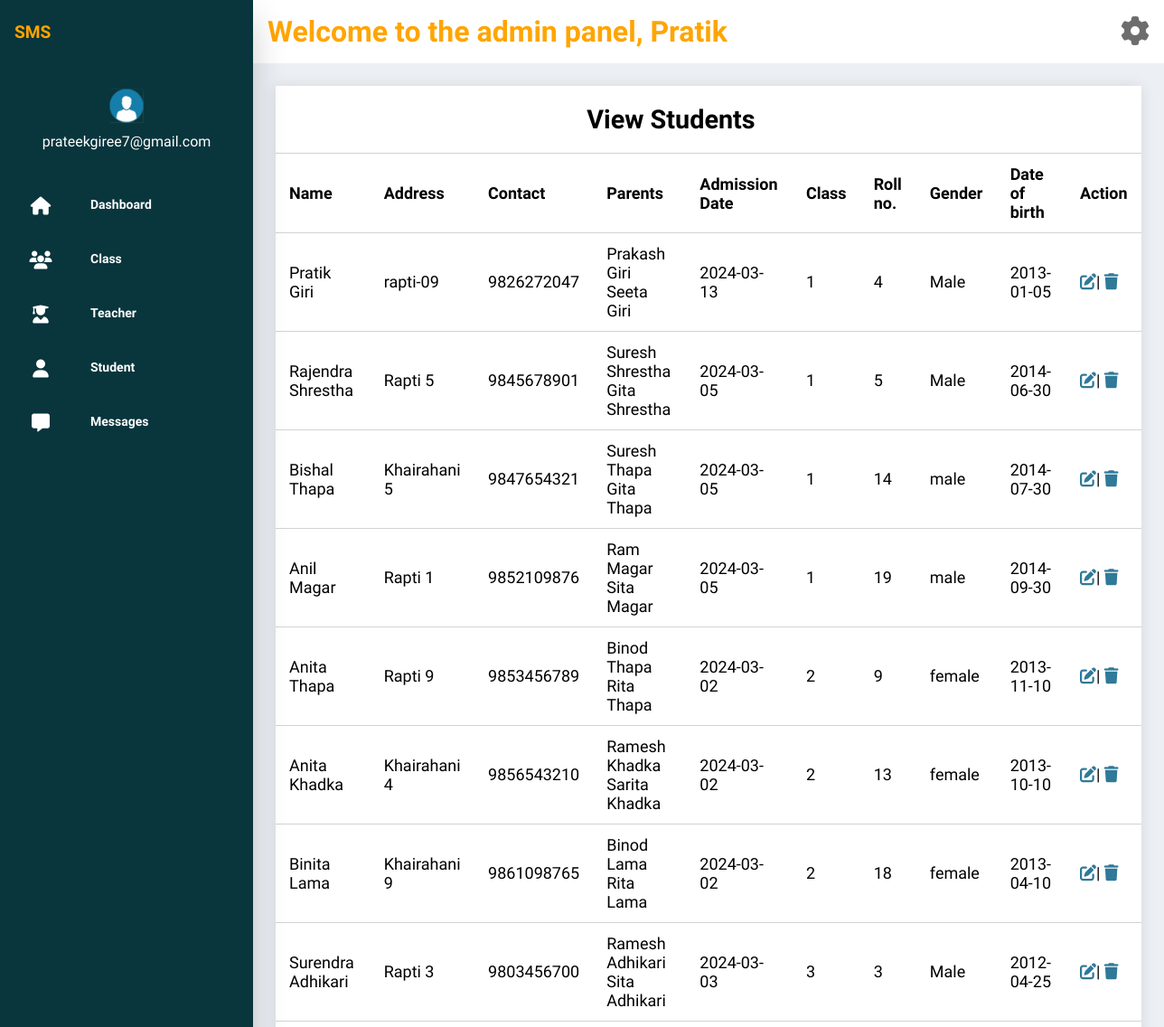
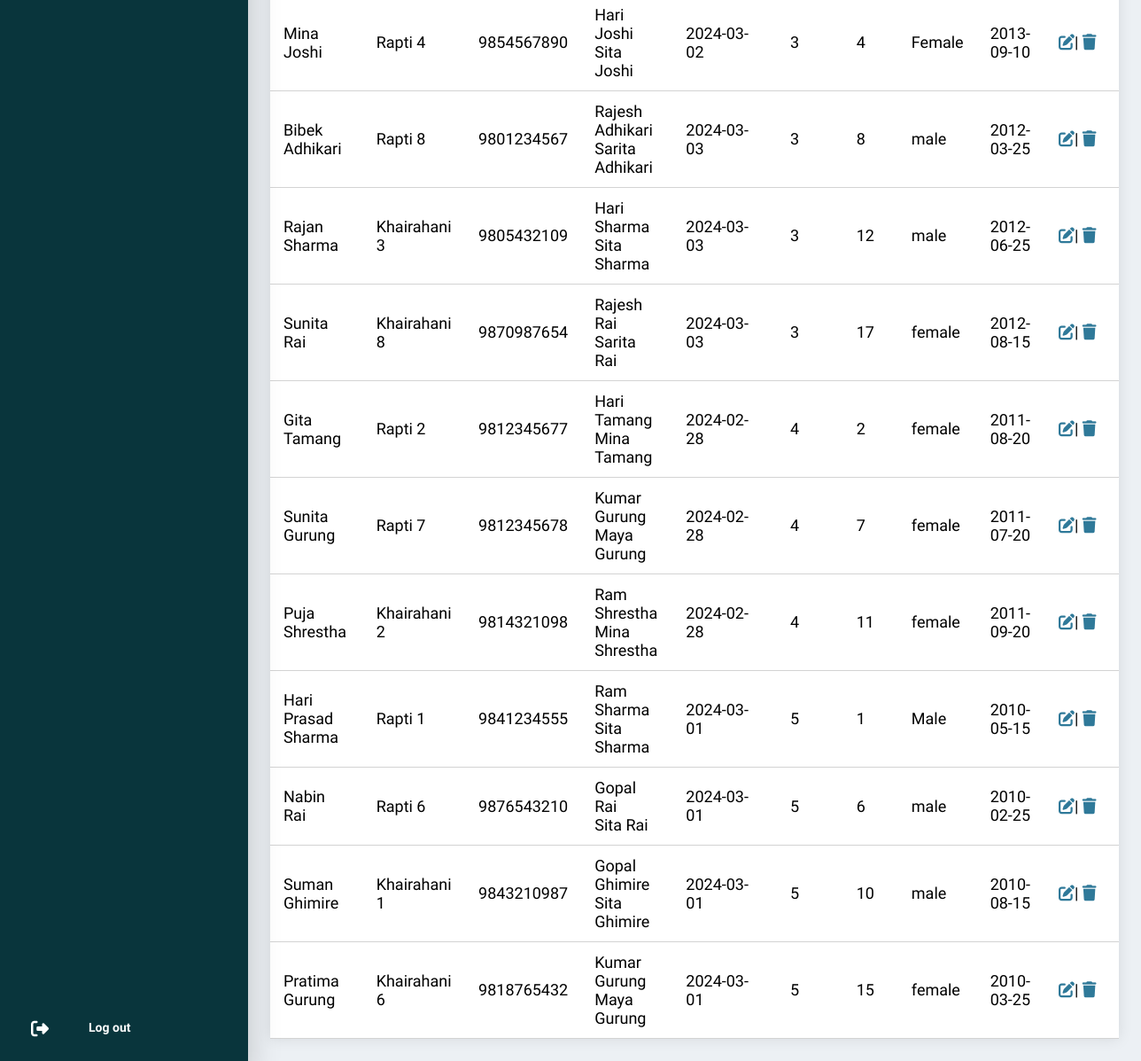
The page /app/src/process/student_show.php (signed in) on the database its author committed (2 pictures, top to bottom).
### tables this page shows
CREATE TABLE `user` (
  `uid` int(11) NOT NULL,
  `name` varchar(100) NOT NULL,
  `email` varchar(100) NOT NULL,
  `address` varchar(100) NOT NULL,
  `password` varchar(100) NOT NULL,
  `role` tinyint(1) DEFAULT 1,
  `contact` varchar(10) NOT NULL
);

CREATE TABLE `student` (
  `sid` int(11) NOT NULL,
  `name` varchar(55) NOT NULL,
  `address` varchar(55) NOT NULL,
  `contact` varchar(15) NOT NULL,
  `father` varchar(55) NOT NULL,
  `mother` varchar(55) NOT NULL,
  `admission` date DEFAULT current_timestamp(),
  `class` int(11) DEFAULT NULL,
  `gender` varchar(10) DEFAULT NULL,
  `dob` date DEFAULT NULL,
  `roll` int(11) NOT NULL
);

### app/src/process/student_show.php (the view, shortened to what this page needs)
<?php
if (empty($_SESSION['email'])) {
    header("Location:../../public/index.php");
    exit();
} else {
    include "../includes/connection.php";
    $query = "SELECT * from student order by class,roll";
    $result_set = $conn->query($query);
    ?>
    <!DOCTYPE html>
    <html lang="en">
    <head>
        <link rel="stylesheet" href="../css/view_table.css">
    </head>
    <body>
        <div class="container">
            <div class="left">
                <?php
                include_once "../includes/admin_sidebar.php";
                ?>
            </div>
            <div class="right">
                <div class="include">
                    <?php include_once "../includes/header.php"; ?>
                </div>
                <div class="content">
                    <div>
                        <table class="content-table">
                            <thead>
                                <tr class='title'>
                                    <th colspan="9">
                                        <h1> View Students</h1>
                                    </th>
                                </tr>
                                <tr class="heading">
                                    <th>Name</th>
                                    <th>Address</th>
                                    <th>Contact</th>
                                    <th>Parents</th>
                                    <th>Admission Date</th>
                                    <th>Class</th>
                                    <th>Roll no.</th>
                                    <th>Gender</th>
                                    <th>Date of birth</th>
                                    <th>Action</th>
                                </tr>
                            </thead>
                            <tbody>
                                <tr style="text-align:justify;">
                                    <?php
                                    if ($result_set->num_rows > 0) {
                                        while ($data = $result_set->fetch_assoc()) {
                                            echo "<tr>
                                            <td>" . $data['name'] . "</td>
                                            <td>" . $data['address'] . "</td>
                                            <td>" . $data['contact'] . "</td>
                                            <td>" . $data['father'] ?><br>
                                            <?php echo $data['mother'] . "</td>
                                            <td>" . $data['admission'] . "</td>
                                            <td>" . $data['class'] . "</td>
                                            <td>" . $data['roll'] . "</td>
                                            <td>" . $data['gender'] . "</td>
                                            <td>" . $data['dob'] . "</td>
                                            <td><a href='student_edit.php?id=" . $data['sid'] . "'><i class='fa-solid fa-pen-to-square'  style='color:#2f7999;'></i></a>|
                                                <a href='javascript:void(0)' class='delete-link' onclick='checkStatus(" . $data['sid'] . ")' ; '><i class='fa-solid fa-trash'  style='color:#2f7999;'></i></a>
                                                </td>
                                            </tr>";
                                        }
                                    } else {
                                        echo "<script>
                                             alert('No student found!');
                                             window.location.href='../admin/admin_dashboard.php';
                                            </script>";
                                    }
                                    ?>
                                </tr>
                            </tbody>
                        </table>
                    </div>
                </div>
    </body>
    </html>
    <?php
}
?>

### app/src/includes/header.php (shortened to what this page needs)
<?php
if (empty($_SESSION['email'])) {
    header("Location:../../public/index.php");
} else {
    include "../includes/connection.php";
    $role_header = 0;
    $email_header = $_SESSION['email'];
    $sql_header = "SELECT * FROM user where role=? and email=?";
    $stmt_header = $conn->prepare($sql_header);
    $stmt_header->bind_param("is", $role_header, $email_header);
    $stmt_header->execute();
    $result_header = $stmt_header->get_result();
    $name_header = "";
    if ($result_header->num_rows > 0) {
        $row_header = $result_header->fetch_assoc();
        $name_header = $row_header['name'];
    }
    $name_header = strstr($name_header, ' ', true);
    ?>
    <!DOCTYPE html>
    <html lang="en">
    <head>
        <link rel="stylesheet" href="https://cdnjs.cloudflare.com/ajax/libs/font-awesome/6.5.1/css/all.min.css"
 />
    </head>
    <body>
        <div class="welcome">
            <h1>Welcome to the admin panel,
                <?php echo $name_header; ?>
            </h1>
            <a href="../pages/admin_profile.php"><i class="fa-solid fa-gear"></i></a>
        </div>
    </body>
    </html>
    <?php
}
?>

### app/src/css/view_table.css (style rules this page uses)
* { margin: 0; padding: 0; box-sizing: border-box; }
body { background-color: #ecf0f4; font-family: "Rajdhani", sans-serif; }
.right { width: calc(100% - 280px); }
.content { width: 100%; display: flex; justify-content: space-evenly; align-items: center; }
table { border-collapse: collapse; width: 95%; margin: 5rem 0 0 2rem; background-color: white; }
.content-table { margin: 25px; font-size: 0.9em; min-width: 400px; box-shadow: 0 0 15px 0 rgba(0, 0, 0, 0.1); }
.content-table .title h1 { margin: 0.5rem auto; font-weight: bold; }
.content-table .heading { text-align: left; border-top: 1px solid #d3d3d3; border-bottom: 1px solid #d3d3d3; margin: 0.5rem auto; font-size: large; font-weight: bold; }
thead th { padding: 12px 15px; }
tbody th, tbody td { font-size: 18px; padding: 12px 15px; border-bottom: 1px solid #d3d3d3; }

### app/src/css/admin_sidebar.css (style rules this page uses)
* { margin: 0; padding: 0; box-sizing: border-box; font-family: "Rajdhani", sans-serif; }
.container { display: flex; min-height: 100%; }

### app/src/includes/header.php (style rules this page uses)
.welcome { display: flex; justify-content: space-between; width: 100%; color: orange; background-color: #fff; padding: 1rem; }
.welcome h1 { font-size: 2rem; }
.welcome a { color: rgb(110, 109, 109); font-size: 2rem; }

### rows shown on the page
user: name "Pratik"
student: name "Pratik Giri", address "rapti-09", contact "9826272047", father "Prakash Giri", mother "Seeta Giri", admission "2024-03-13", class "1", roll "4", gender "Male", dob "2013-01-05"
student: name "Rajendra Shrestha", address "Rapti 5", contact "9845678901", father "Suresh Shrestha", mother "Gita Shrestha", admission "2024-03-05", class "1", roll "5", gender "Male", dob "2014-06-30"
student: name "Bishal Thapa", address "Khairahani 5", contact "9847654321", father "Suresh Thapa", mother "Gita Thapa", admission "2024-03-05", class "1", roll "14", gender "male", dob "2014-07-30"
student: name "Anil Magar", address "Rapti 1", contact "9852109876", father "Ram Magar", mother "Sita Magar", admission "2024-03-05", class "1", roll "19", gender "male", dob "2014-09-30"
student: name "Anita Thapa", address "Rapti 9", contact "9853456789", father "Binod Thapa", mother "Rita Thapa", admission "2024-03-02", class "2", roll "9", gender "female", dob "2013-11-10"
student: name "Anita Khadka", address "Khairahani 4", contact "9856543210", father "Ramesh Khadka", mother "Sarita Khadka", admission "2024-03-02", class "2", roll "13", gender "female", dob "2013-10-10"
student: name "Binita Lama", address "Khairahani 9", contact "9861098765", father "Binod Lama", mother "Rita Lama", admission "2024-03-02", class "2", roll "18", gender "female", dob "2013-04-10"
student: name "Surendra Adhikari", address "Rapti 3", contact "9803456700", father "Ramesh Adhikari", mother "Sita Adhikari", admission "2024-03-03", class "3", roll "3", gender "Male", dob "2012-04-25"
student: name "Mina Joshi", address "Rapti 4", contact "9854567890", father "Hari Joshi", mother "Sita Joshi", admission "2024-03-02", class "3", roll "4", gender "Female", dob "2013-09-10"
student: name "Bibek Adhikari", address "Rapti 8", contact "9801234567", father "Rajesh Adhikari", mother "Sarita Adhikari", admission "2024-03-03", class "3", roll "8", gender "male", dob "2012-03-25"
student: name "Rajan Sharma", address "Khairahani 3", contact "9805432109", father "Hari Sharma", mother "Sita Sharma", admission "2024-03-03", class "3", roll "12", gender "male", dob "2012-06-25"
student: name "Sunita Rai", address "Khairahani 8", contact "9870987654", father "Rajesh Rai", mother "Sarita Rai", admission "2024-03-03", class "3", roll "17", gender "female", dob "2012-08-15"
student: name "Gita Tamang", address "Rapti 2", contact "9812345677", father "Hari Tamang", mother "Mina Tamang", admission "2024-02-28", class "4", roll "2", gender "female", dob "2011-08-20"
student: name "Sunita Gurung", address "Rapti 7", contact "9812345678", father "Kumar Gurung", mother "Maya Gurung", admission "2024-02-28", class "4", roll "7", gender "female", dob "2011-07-20"
student: name "Puja Shrestha", address "Khairahani 2", contact "9814321098", father "Ram Shrestha", mother "Mina Shrestha", admission "2024-02-28", class "4", roll "11", gender "female", dob "2011-09-20"
student: name "Hari Prasad Sharma", address "Rapti 1", contact "9841234555", father "Ram Sharma", mother "Sita Sharma", admission "2024-03-01", class "5", roll "1", gender "Male", dob "2010-05-15"
student: name "Nabin Rai", address "Rapti 6", contact "9876543210", father "Gopal Rai", mother "Sita Rai", admission "2024-03-01", class "5", roll "6", gender "male", dob "2010-02-25"
student: name "Suman Ghimire", address "Khairahani 1", contact "9843210987", father "Gopal Ghimire", mother "Sita Ghimire", admission "2024-03-01", class "5", roll "10", gender "male", dob "2010-08-15"
student: name "Pratima Gurung", address "Khairahani 6", contact "9818765432", father "Kumar Gurung", mother "Maya Gurung", admission "2024-03-01", class "5", roll "15", gender "female", dob "2010-03-25"

### other values the page prints
$_SESSION['email'] "prateekgiree7@gmail.com"
